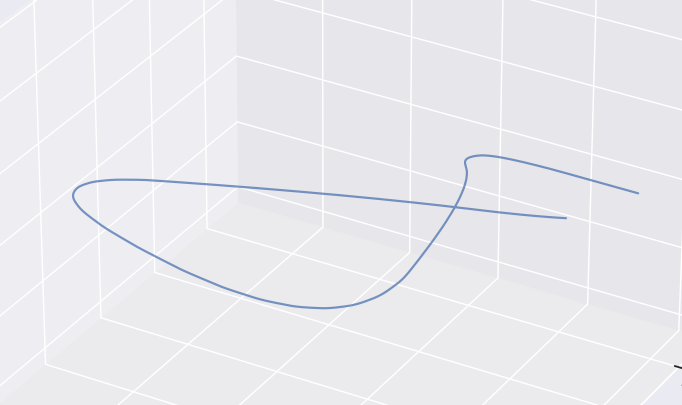
#> input picture Utilities/paper/images/1.png, 682 x 405 px
$ python combine_images.py
#> lines starting #> are read from the running program, lines starting #| are printed output that depends on the picture
from PIL import Image

paths = [
    "1.png",
    "2.png",
    "3.png",
    "4.png",
    "5.png",
    "6.png",
]

imgs = [Image.open(p) for p in paths]
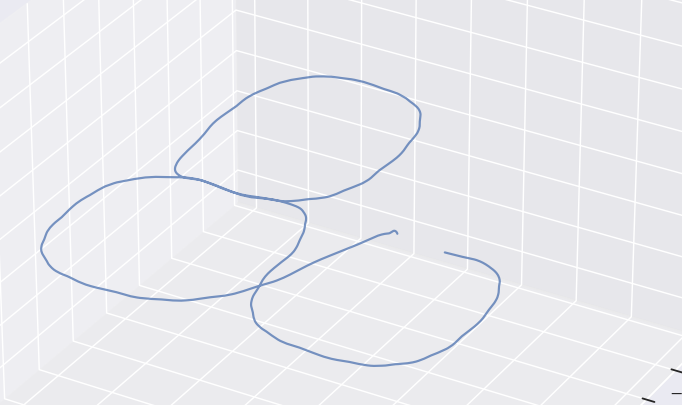
#> input picture Utilities/paper/images/2.png, 682 x 405 px
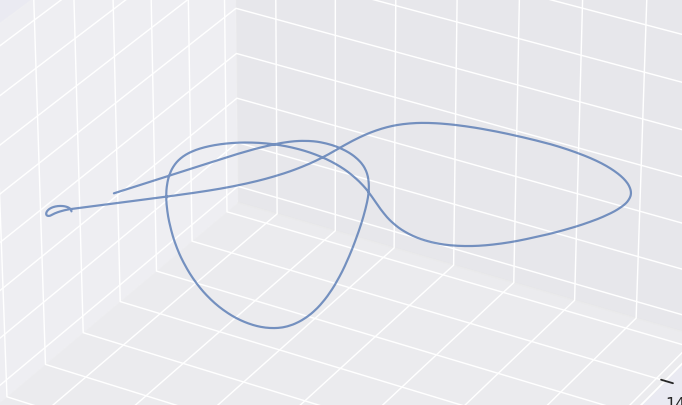
#> input picture Utilities/paper/images/3.png, 682 x 405 px
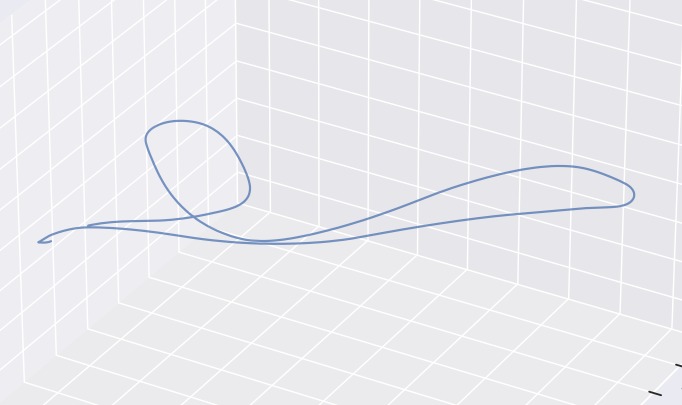
#> input picture Utilities/paper/images/4.png, 682 x 405 px
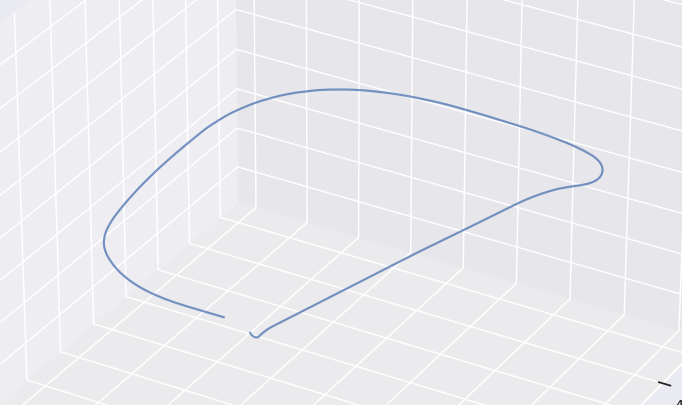
#> input picture Utilities/paper/images/5.png, 682 x 405 px
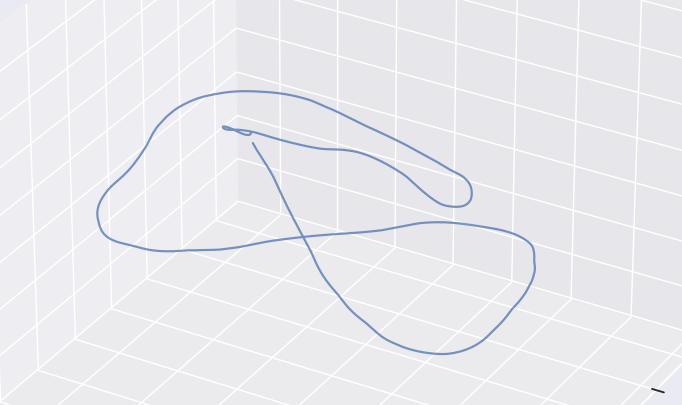
#> input picture Utilities/paper/images/6.png, 682 x 405 px
#> imgs = 6 items

# ensure same size
w, h = imgs[0].size
#> w = 682; h = 405

# create canvas 2 rows x 3 cols
canvas = Image.new("RGB", (3*w, 2*h), (255,255,255))
#> canvas: PIL image 2046x810 RGB; every value is 255

for idx, img in enumerate(imgs):
    r = idx // 3
    c = idx % 3
    canvas.paste(img, (c*w, r*h))
#> this loop made 6 passes
#> (r, c) on passes 1 to 6: (0, 0), (0, 1), (0, 2), (1, 0), (1, 1), (1, 2)
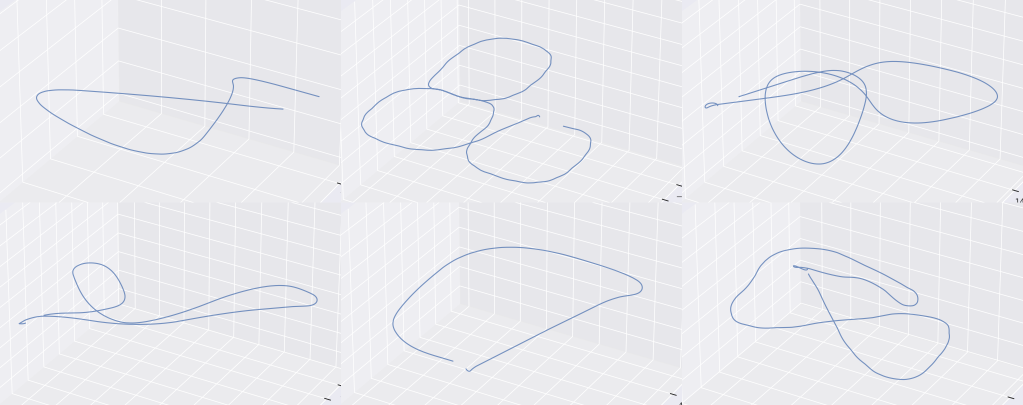
#> canvas: PIL image 2046x810 RGB (shown at 1/2 size); mean R, G, B 233.9, 234.2, 238.2

out_path = "trajectory_2x3.png"
canvas.save(out_path)

out_path
